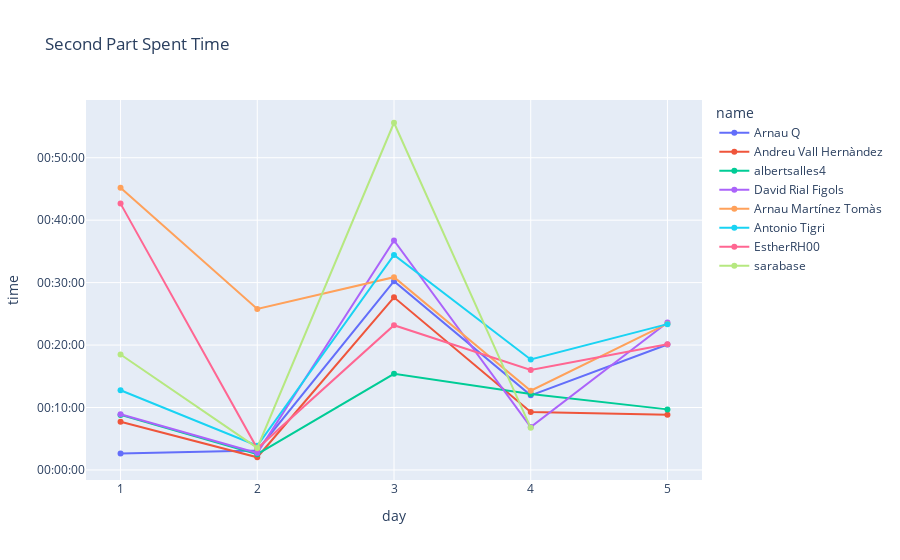

The notebook cell saved with this chart:
### Code cell
base = datetime.strptime('1/12/21', '%d/%m/%y')

times_data = []
for _, row in df.iterrows():
    for day in range(1, n_days+1):
        time = row[f'{day}.2']
        if not pd.isnull(time):
            times_data.append({'name': row['name'], 'day': day, 'time': time+base})

times = pd.DataFrame(times_data)

fig = px.line(times, x='day', y='time', line_group='name', color='name', markers=True, title='Second Part Spent Time')

fig.update_yaxes(tickformat='%H:%M:%S')
fig.update_xaxes(dtick=1)

po.iplot(fig)

### Figure 1 — Plotly figure (JSON) as saved in the notebook; plotly's stock layout.template omitted (floating-point values rounded to 4 significant figures)
{"data": [{"hovertemplate": "name=Arnau Q<br>day=%{x}<br>time=%{y}<extra></extra>", "legendgroup": "Arnau Q", "line": {"color": "#636efa", "dash": "solid"}, "marker": {"symbol": "circle"}, "mode": "markers+lines", "name": "Arnau Q", "orientation": "h", "showlegend": true, "type": "scatter", "x": [1, 2, 3, 4, 5], "xaxis": "x", "y": ["2021-12-01T00:02:38", "2021-12-01T00:03:07", "2021-12-01T00:30:14", "2021-12-01T00:11:57", "2021-12-01T00:20:05"], "yaxis": "y"}, {"hovertemplate": "name=Andreu Vall Hernàndez<br>day=%{x}<br>time=%{y}<extra></extra>", "legendgroup": "Andreu Vall Hernàndez", "line": {"color": "#EF553B", "dash": "solid"}, "marker": {"symbol": "circle"}, "mode": "markers+lines", "name": "Andreu Vall Hernàndez", "orientation": "h", "showlegend": true, "type": "scatter", "x": [1, 2, 3, 4, 5], "xaxis": "x", "y": ["2021-12-01T00:07:44", "2021-12-01T00:02:02", "2021-12-01T00:27:39", "2021-12-01T00:09:16", "2021-12-01T00:08:50"], "yaxis": "y"}, {"hovertemplate": "name=albertsalles4<br>day=%{x}<br>time=%{y}<extra></extra>", "legendgroup": "albertsalles4", "line": {"color": "#00cc96", "dash": "solid"}, "marker": {"symbol": "circle"}, "mode": "markers+lines", "name": "albertsalles4", "orientation": "h", "showlegend": true, "type": "scatter", "x": [1, 2, 3, 4, 5], "xaxis": "x", "y": ["2021-12-01T00:08:49", "2021-12-01T00:02:31", "2021-12-01T00:15:24", "2021-12-01T00:12:10", "2021-12-01T00:09:42"], "yaxis": "y"}, {"hovertemplate": "name=David Rial Figols<br>day=%{x}<br>time=%{y}<extra></extra>", "legendgroup": "David Rial Figols", "line": {"color": "#ab63fa", "dash": "solid"}, "marker": {"symbol": "circle"}, "mode": "markers+lines", "name": "David Rial Figols", "orientation": "h", "showlegend": true, "type": "scatter", "x": [1, 2, 3, 4, 5], "xaxis": "x", "y": ["2021-12-01T00:08:55", "2021-12-01T00:02:43", "2021-12-01T00:36:45", "2021-12-01T00:06:52", "2021-12-01T00:23:36"], "yaxis": "y"}, {"hovertemplate": "name=Arnau Martínez Tomàs<br>day=%{x}<br>time=%{y}<extra></extra>", "legendgroup": "Arnau Martínez Tomàs", "line": {"color": "#FFA15A", "dash": "solid"}, "marker": {"symbol": "circle"}, "mode": "markers+lines", "name": "Arnau Martínez Tomàs", "orientation": "h", "showlegend": true, "type": "scatter", "x": [1, 2, 3, 4, 5], "xaxis": "x", "y": ["2021-12-01T00:45:12", "2021-12-01T00:25:47", "2021-12-01T00:30:52", "2021-12-01T00:12:41", "2021-12-01T00:23:25"], "yaxis": "y"}, {"hovertemplate": "name=Antonio Tigri<br>day=%{x}<br>time=%{y}<extra></extra>", "legendgroup": "Antonio Tigri", "line": {"color": "#19d3f3", "dash": "solid"}, "marker": {"symbol": "circle"}, "mode": "markers+lines", "name": "Antonio Tigri", "orientation": "h", "showlegend": true, "type": "scatter", "x": [1, 2, 3, 4, 5], "xaxis": "x", "y": ["2021-12-01T00:12:46", "2021-12-01T00:03:52", "2021-12-01T00:34:25", "2021-12-01T00:17:41", "2021-12-01T00:23:21"], "yaxis": "y"}, {"hovertemplate": "name=EstherRH00<br>day=%{x}<br>time=%{y}<extra></extra>", "legendgroup": "EstherRH00", "line": {"color": "#FF6692", "dash": "solid"}, "marker": {"symbol": "circle"}, "mode": "markers+lines", "name": "EstherRH00", "orientation": "h", "showlegend": true, "type": "scatter", "x": [1, 2, 3, 4, 5], "xaxis": "x", "y": ["2021-12-01T00:42:39", "2021-12-01T00:03:25", "2021-12-01T00:23:11", "2021-12-01T00:16:00", "2021-12-01T00:20:08"], "yaxis": "y"}, {"hovertemplate": "name=sarabase<br>day=%{x}<br>time=%{y}<extra></extra>", "legendgroup": "sarabase", "line": {"color": "#B6E880", "dash": "solid"}, "marker": {"symbol": "circle"}, "mode": "markers+lines", "name": "sarabase", "orientation": "h", "showlegend": true, "type": "scatter", "x": [1, 2, 3, 4], "xaxis": "x", "y": ["2021-12-01T00:18:29", "2021-12-01T00:03:32", "2021-12-01T00:55:36", "2021-12-01T00:06:45"], "yaxis": "y"}], "layout": {"legend": {"title": {"text": "name"}, "tracegroupgap": 0}, "title": {"text": "Second Part Spent Time"}, "xaxis": {"anchor": "y", "domain": [0, 1], "dtick": 1, "title": {"text": "day"}}, "yaxis": {"anchor": "x", "domain": [0, 1], "tickformat": "%H:%M:%S", "title": {"text": "time"}}}}
